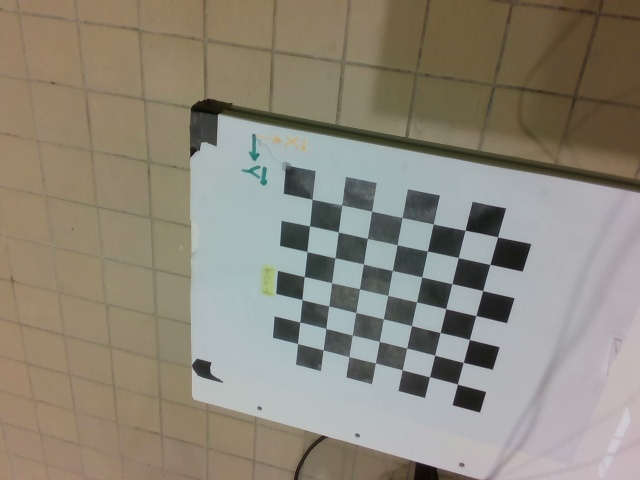
#> input picture Calibration/images/image_01.jpg, 640 x 480 px; its folder holds 4 pictures in this run
$ python calibration.py
#> lines starting #> are read from the running program, lines starting #| are printed output that depends on the picture; after the words box and inside, x2 and y2 are one past the last pixel; in counts of white or black regions, pixels touching at a corner belong together
import cv2
import numpy as np
import os
import glob
from math import atan2,pi
from scipy.spatial.transform import Rotation as Rot

#################################################################################################
#Partie 3
#################################################################################################

CHECKERBOARD = (7, 7)
criteria = (cv2.TERM_CRITERIA_EPS + cv2.TERM_CRITERIA_MAX_ITER, 30, 0.001) #c'est comme ça pas autrement
#vecteurs qui contiennent les tableaux de positions 3D et 2D images
objp = []
imgp = []

#Définition points 3D d'une image
pos = np.zeros((1, CHECKERBOARD[0] * CHECKERBOARD[1], 3), np.float32)
for i in range(49):
    pos[0][i][0] = 0.02+0.02 * (i % 7)
    pos[0][i][1] = 0.02+0.02 * (i // 7)
images = glob.glob("./images/*.jpg")
images.sort()
for fname in images:

    img = cv2.imread(fname)
#> img is the input picture: shape (480, 640, 3); mean B, G, R 122, 135.3, 141.2
    gray = cv2.cvtColor(img,cv2.COLOR_BGR2GRAY)
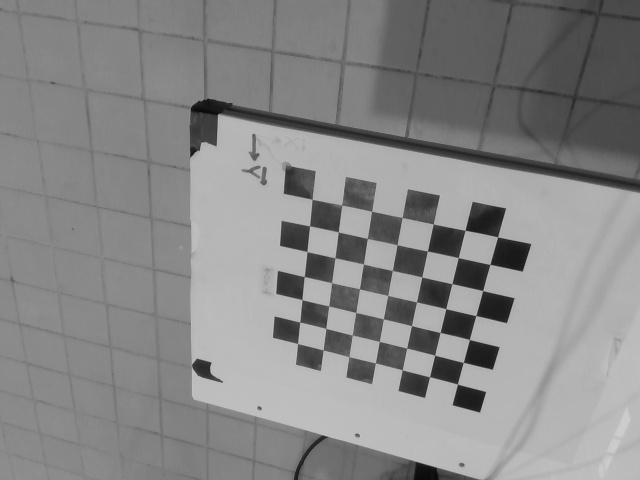
#> gray: shape (480, 640); min 8, max 207, mean 135.6
    ret, corners = cv2.findChessboardCorners(gray, CHECKERBOARD, cv2.CALIB_CB_ADAPTIVE_THRESH + cv2.CALIB_CB_FAST_CHECK + cv2.CALIB_CB_NORMALIZE_IMAGE)
#> ret = True; corners = 49 rows, first 8: [312.1, 199.3], [341.6, 205.1], [371.6, 211.3], [402.1, 217.5], [433.4, 224.1], [465.2, 230.2], [497.6, 236.9], [309.5, 225.9]

    if ret: #Si on a bien les coordonnées 2D pour l'image
        objp.append(pos)
        corners_accurate = cv2.cornerSubPix(gray, corners, (11,11),(-1,-1), criteria)
#> corners_accurate = 49 rows, first 8: [312.2, 199.3], [341.7, 205.1], [371.7, 211.2], [402.2, 217.5], [433.4, 224.1], [465, 230.3], [497.6, 236.8], [309.5, 225.8]
        imgp.append(corners_accurate)
		# Draw and display the corners
        img = cv2.drawChessboardCorners(img, CHECKERBOARD, corners_accurate, ret)
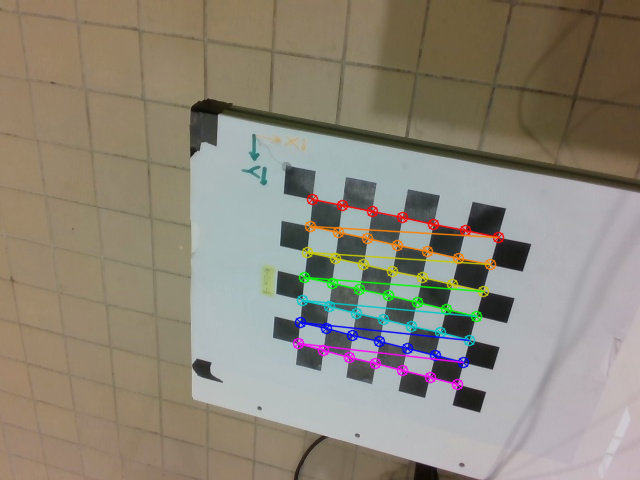
#> img: shape (480, 640, 3); 3.36% of pixels changed, all inside (x1, y1, x2, y2) = (292, 193, 505, 391)

    cv2.imshow(f'img{fname}',img)
    cv2.waitKey(0)
#> pass 2 of the loop `for fname in images:`:
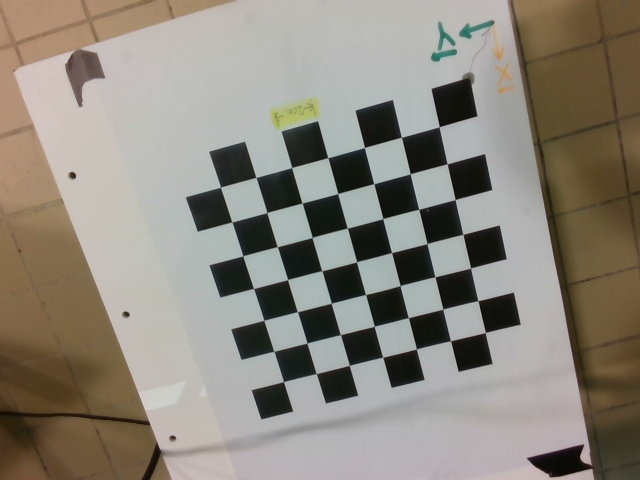
#> input picture Calibration/images/image_02.jpg, 640 x 480 px
#> img is the input picture: shape (480, 640, 3); mean B, G, R 124.4, 134.8, 140.4
#> `gray = cv2.cvtColor(img,cv2.COLOR_BGR2GRAY)`:
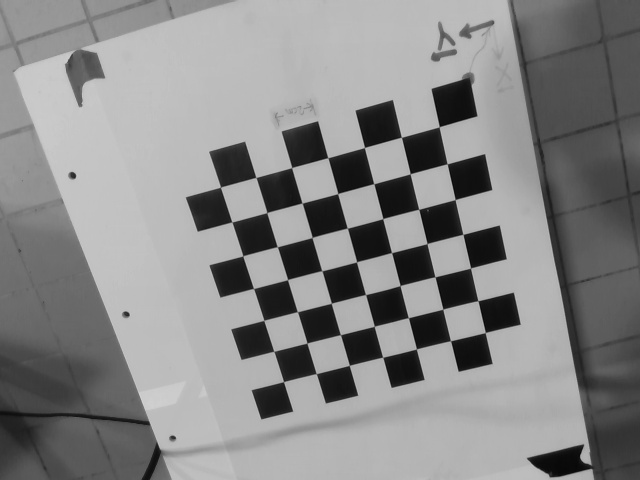
#> gray: shape (480, 640); min 6, max 211, mean 135.3
#> corners = 49 rows, first 8: [439.5, 126.5], [447.2, 163.5], [455.3, 199.7], [463.3, 234.4], [470.6, 267.9], [478, 300.5], [485.4, 332.5], [401.4, 137.3]
#> corners_accurate = 49 rows, first 8: [439.3, 126.7], [447.1, 163.8], [455.2, 199.5], [462.9, 234.4], [470.6, 268], [477.9, 300.7], [485.3, 332.5], [401.4, 137.2]
#> `img = cv2.drawChessboardCorners(img, CHECKERBOARD, corners_accurate, r..`:
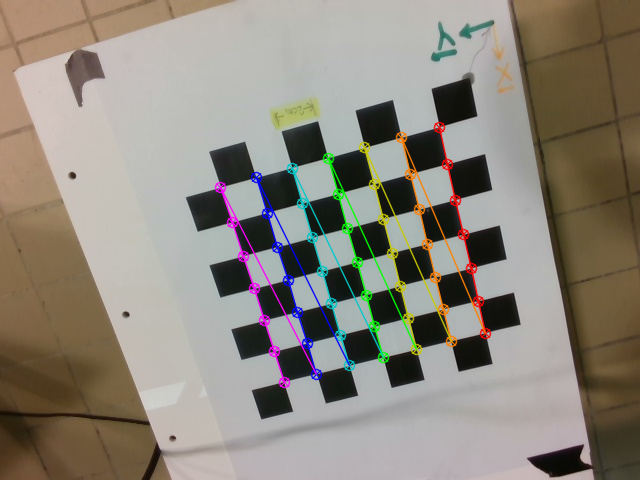
#> img: shape (480, 640, 3); 3.76% of pixels changed, all inside (x1, y1, x2, y2) = (214, 121, 492, 389)
#> pass 3 of the loop `for fname in images:`:
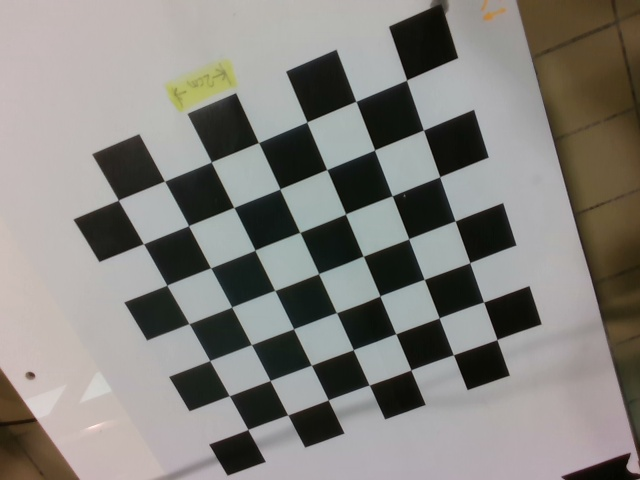
#> input picture Calibration/images/image_03.jpg, 640 x 480 px
#> img is the input picture: shape (480, 640, 3); mean B, G, R 125.3, 130.1, 132.5
#> `gray = cv2.cvtColor(img,cv2.COLOR_BGR2GRAY)`:
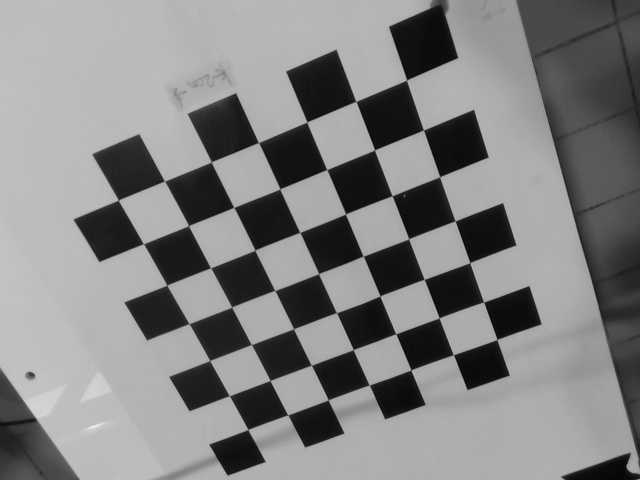
#> gray: shape (480, 640); min 1, max 246, mean 130.3
#> corners = 49 rows, first 8: [406.6, 79.5], [423.6, 129.4], [440.1, 176.2], [455.5, 220.4], [469.7, 262.2], [483.8, 302], [497, 339.1], [355.8, 101]
#> corners_accurate = 49 rows, first 8: [406.6, 80.02], [423.4, 130], [439.7, 176.7], [455.2, 220.9], [469.8, 262.6], [483.6, 302], [497, 339.5], [355.9, 101.3]
#> `img = cv2.drawChessboardCorners(img, CHECKERBOARD, corners_accurate, r..`:
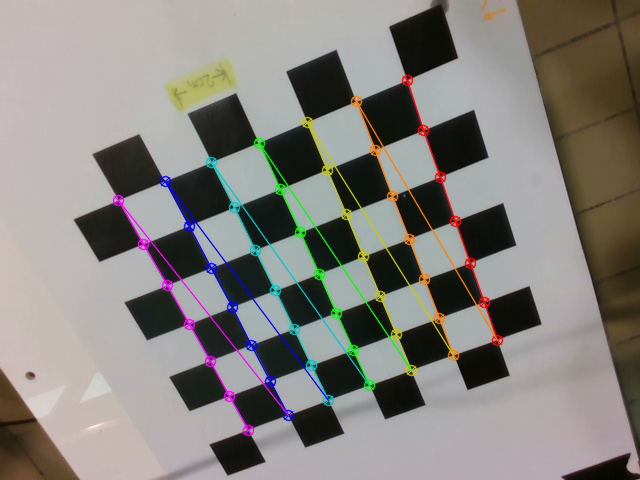
#> img: shape (480, 640, 3); 4.36% of pixels changed, all inside (x1, y1, x2, y2) = (112, 74, 504, 437)
#> the loop made 4 passes; the first 3 are shown

cv2.destroyAllWindows()

#merci cv2 qui fait tout
ret, camera_matrix, dist, rotation, translation = cv2.calibrateCamera(objp, imgp, gray.shape[::-1], None, None)

if ret:
    print("Camera matrix : \n")
    print(camera_matrix)
    print("dist : \n")
    print(dist)
    R= [cv2.Rodrigues(r)[0] for r in rotation]
    for i in range(len(images)):

        print("R : \n")
        print(R[i])
        print("tvecs : \n")
        print(translation[i])
    ax= 2*atan2(320,camera_matrix[0][0])
    ay = 2*atan2(240,camera_matrix[1][1])
    print(ax*180/pi)
    print(ay*180/pi)

rvec =rotation[0]
tvec = translation[0]

# Récupérer tous les points 3D du premier damier détecté
points_3D = np.array(objp[0], dtype=np.float32)  # (1, 49, 3)

# Projeter les points 3D en 2D
points_2D, _ = cv2.projectPoints(points_3D, rvec, tvec, camera_matrix, dist)  # (49, 1, 2)

# Enlever les dimensions inutiles pour avoir (49, 2)
points_2D = points_2D.squeeze()

# Récupérer les points détectés correspondants (2D réels)
points_reels = np.array(imgp[0], dtype=np.float32).squeeze()  # (49, 2)

# Calculer l'erreur pour chaque point
erreurs = np.linalg.norm(points_2D - points_reels, axis=1)  # Erreur pour chaque point

# Calculer l'erreur moyenne
erreur_moyenne = np.mean(erreurs)

# Afficher les résultats
print(f"Erreur de reprojection moyenne : {erreur_moyenne:.2f} pixels")
print(f"Erreur maximale : {np.max(erreurs):.2f} pixels")
print(f"Erreur minimale : {np.min(erreurs):.2f} pixels")


#Créer T

def create_homogeneous_matrix(R, t):
    T = np.eye(4)  # Crée une matrice identité 4x4
    T[:3, :3] = R  # Insère la matrice de rotation
    T[:3, 3] = t.flatten()  # Insère le vecteur de translation
    return T

# Exemple avec plusieurs images
T_matrices = []  # Stocker toutes les matrices homogènes

for R1, t in zip(R, translation):  # R_list et t_list contiennent R et t pour chaque image
    T = create_homogeneous_matrix(R1, t)
    T_matrices.append(T)
    print(f"Matrice homogène T :\n{T}\n")

#################################################################################################
#Partie 4
#################################################################################################

#Définition des matrices nécessaires.

def construction_matrix():
#> (the run stopped early here; a loop or call above may not have finished)
